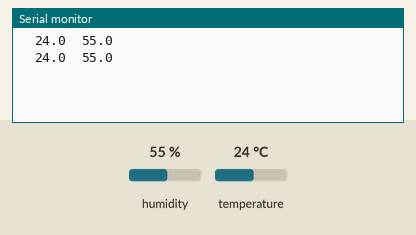
Recording of a sketch running on a simulated Arduino Uno, built with avr-gcc and run on an emulated ATmega328P. Parts: the last lines printed to the serial monitor. The inputs (shaded band) are chosen by the test bench; at power-on: humidity 55 %, temperature 24 °C.

Above: at 1.2 s.
1.3 s: humidity set to 22 %
At 2.5 s:
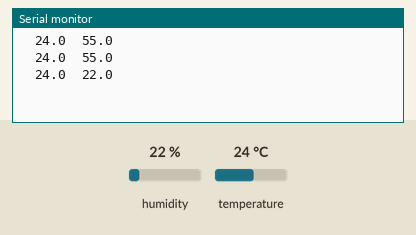
2.8 s: temperature set to 12 °C
At 3.9 s:
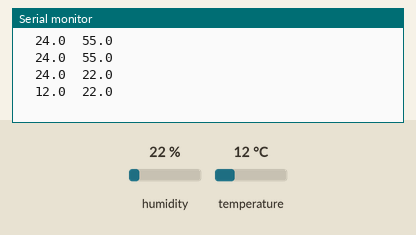
4.3 s: humidity set to 40 %
At 5.5 s:
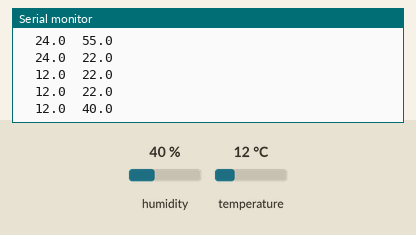
Timing chart, 0 to 7.3 s (numbered marks = the images above; inputs shaded):
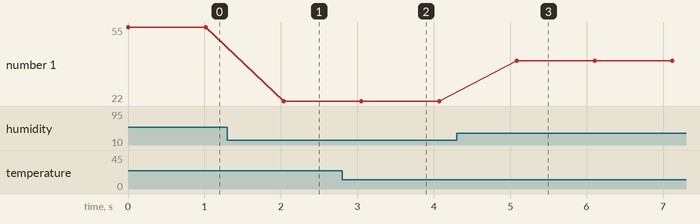

Measured:
- after the input at 1.3 s, the serial monitor: prints a new line after 0.73 s (image 1)
- after the input at 2.8 s, the serial monitor: prints a new line after 0.25 s (image 2)
- after the input at 4.3 s, the serial monitor: prints a new line after 0.79 s (image 3)
- plotted number 1: 55 → 22 after the input at 1.3 s, 22 → 40 after the input at 4.3 s

The sketch:

temp_and_humidity.ino
```cpp
//    FILE: SHT85_demo.ino
//  AUTHOR: Rob Tillaart
// PURPOSE: demo
//     URL: https://github.com/RobTillaart/SHT85
//
// TOPVIEW SHT85  (check datasheet)
//            +-------+
// +-----\    | SDA 4 -----
// | +-+  ----+ GND 3 -----
// | +-+  ----+ +5V 2 -----
// +-----/    | SCL 1 -----
//            +-------+

#include "SHT85.h"
#define SHT85_ADDRESS 0x44
SHT85 sht;
void setup(){
  Serial.begin(9600);
  Wire.begin();
  sht.begin(SHT85_ADDRESS);
  Wire.setClock(100000);
}

void loop(){
  Serial.print("\t");
  Serial.print(sht.getTemperature(), 1);
  Serial.print("\t");
  Serial.println(sht.getHumidity(), 1);
  delay(1000);
}
```
